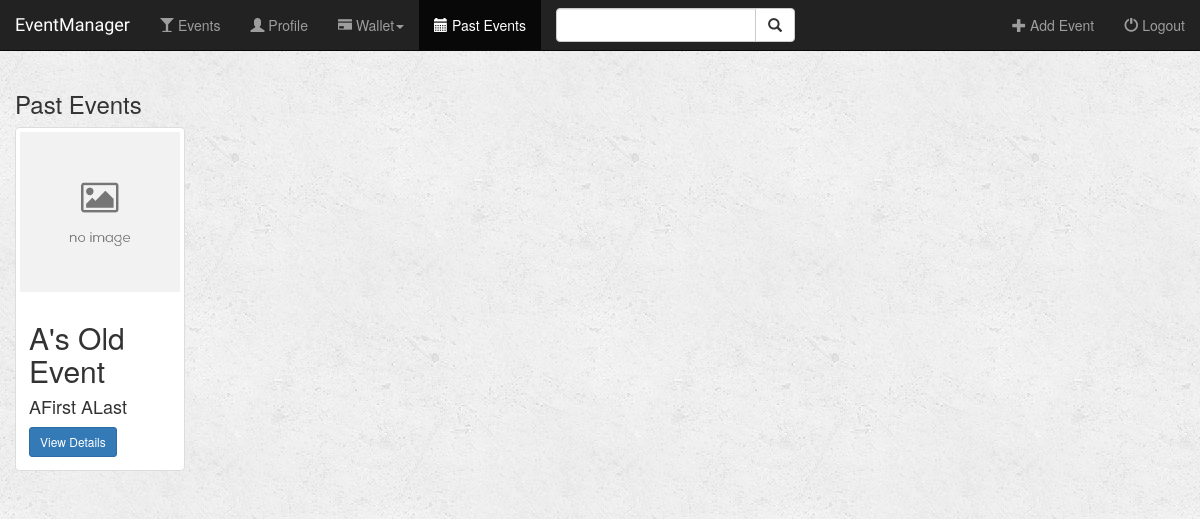
Page /event/past_events/ on the earlier database version.
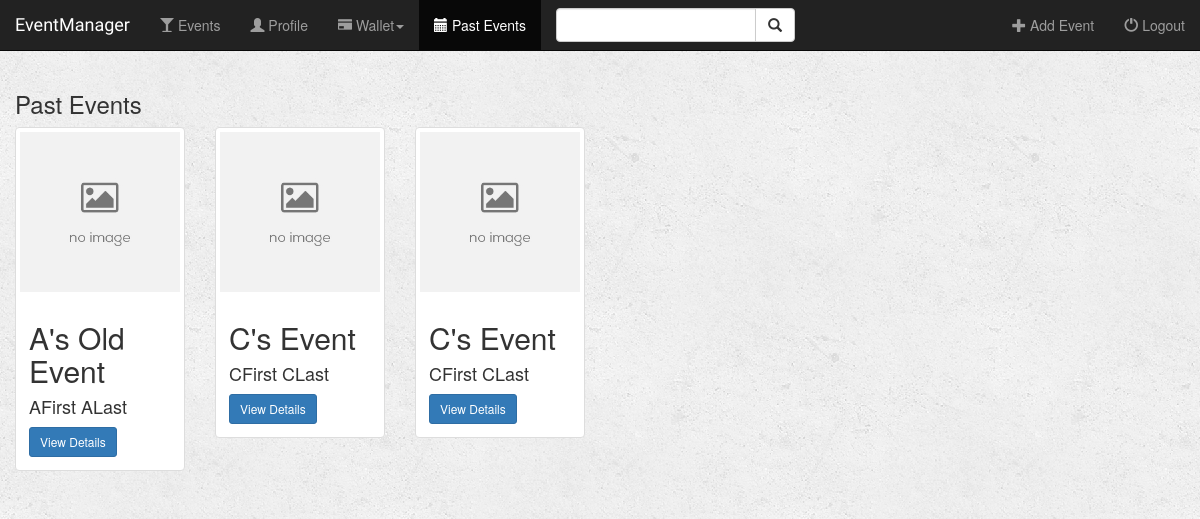
Same page on the later database version.
### event/models.py (models this page shows, shortened)
class Event(models.Model):
    name = models.CharField(max_length=50, null=False)
    location = models.TextField(max_length=500, null=False)
    date = models.DateField(null=True)
    time = models.TimeField(null=True)
    manager = models.ForeignKey(User, on_delete=models.CASCADE)
    fare = models.PositiveIntegerField(null=True)

### event/views.py (the view)
# urls.py: url(r'past_events/$', views.get_past_events, name='past_events'),
def get_past_events(request):
    events = Event.objects.filter(date__lt=date.today())
    return render(request, 'event/get_past_events.html', {'events': events})

### event/templates/event/get_past_events.html (shortened to what this page needs)
{% extends 'event/base.html' %}
{% block past_events_active %}active{% endblock %}
{% block body %}
<div class="events-container container-fluid" style="box-sizing: border-box">
    <div class="row">
        <div class="col-sm-12">
            <h3>Past Events</h3>
        </div>
        {% if events %}
            {% for event in events %}
                <div class="col-sm-4 col-lg-2">
                    <div class="thumbnail">
                        <img src="./../../static/event/images/default_event.jpg" class="img-responsive">
                        <div class="caption">
                            <h2>{{ event.name }}</h2>
                            <h4>{{ event.manager.first_name }} {{ event.manager.last_name }}</h4>
                            <a href="{% url 'event:detail' event.id %}" class="btn btn-primary btn-sm" role="button">View Details</a>
                        </div>
                    </div>
                </div>
            {% endfor %}
        {% endif %}
    </div>
</div>
{% endblock %}

Differences in the rows shown:
added Event: name "C's Event", manager.first_name "CFirst", manager.last_name "CLast"
added Event: name "C's Event", manager.first_name "CFirst", manager.last_name "CLast"
